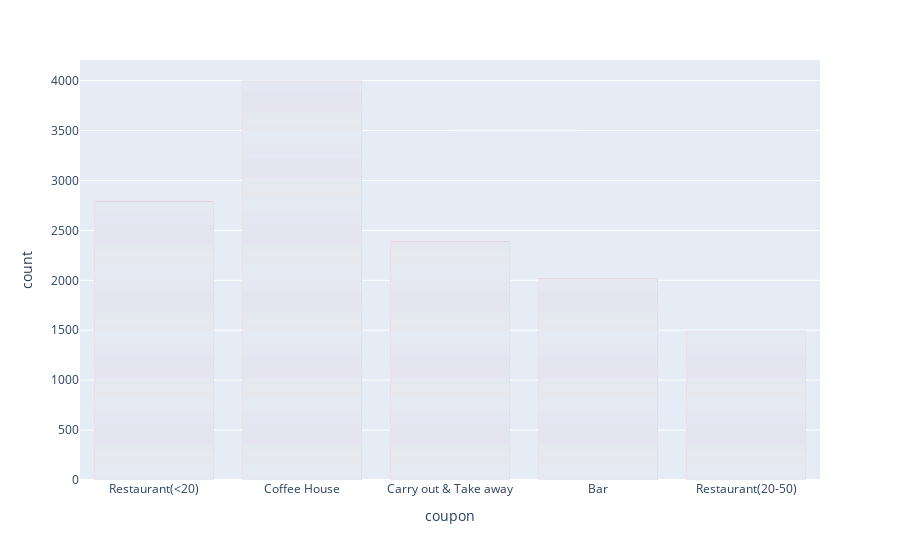

Source (notebook cell):
### Markdown cell above
5. Use a bar plot to visualize the `coupon` column.

### Code cell
px.bar(data, x='coupon',color_discrete_sequence=['red'])

### Figure 1 — Plotly figure (JSON) as saved in the notebook; plotly's stock layout.template omitted (floating-point values rounded to 4 significant figures; data arrays with more than 128 entries replaced by an {"elided": "..."} marker saying what was removed)
{"data": [{"alignmentgroup": "True", "hovertemplate": "coupon=%{x}<br>count=%{y}<extra></extra>", "legendgroup": "", "marker": {"color": "red", "pattern": {"shape": ""}}, "name": "", "offsetgroup": "", "orientation": "v", "showlegend": false, "textposition": "auto", "type": "bar", "x": {"elided": "12684 str values"}, "xaxis": "x", "y": {"elided": "12684 int values"}, "yaxis": "y"}], "layout": {"barmode": "relative", "legend": {"tracegroupgap": 0}, "margin": {"t": 60}, "xaxis": {"anchor": "y", "domain": [0, 1], "title": {"text": "coupon"}}, "yaxis": {"anchor": "x", "domain": [0, 1], "title": {"text": "count"}}}}
